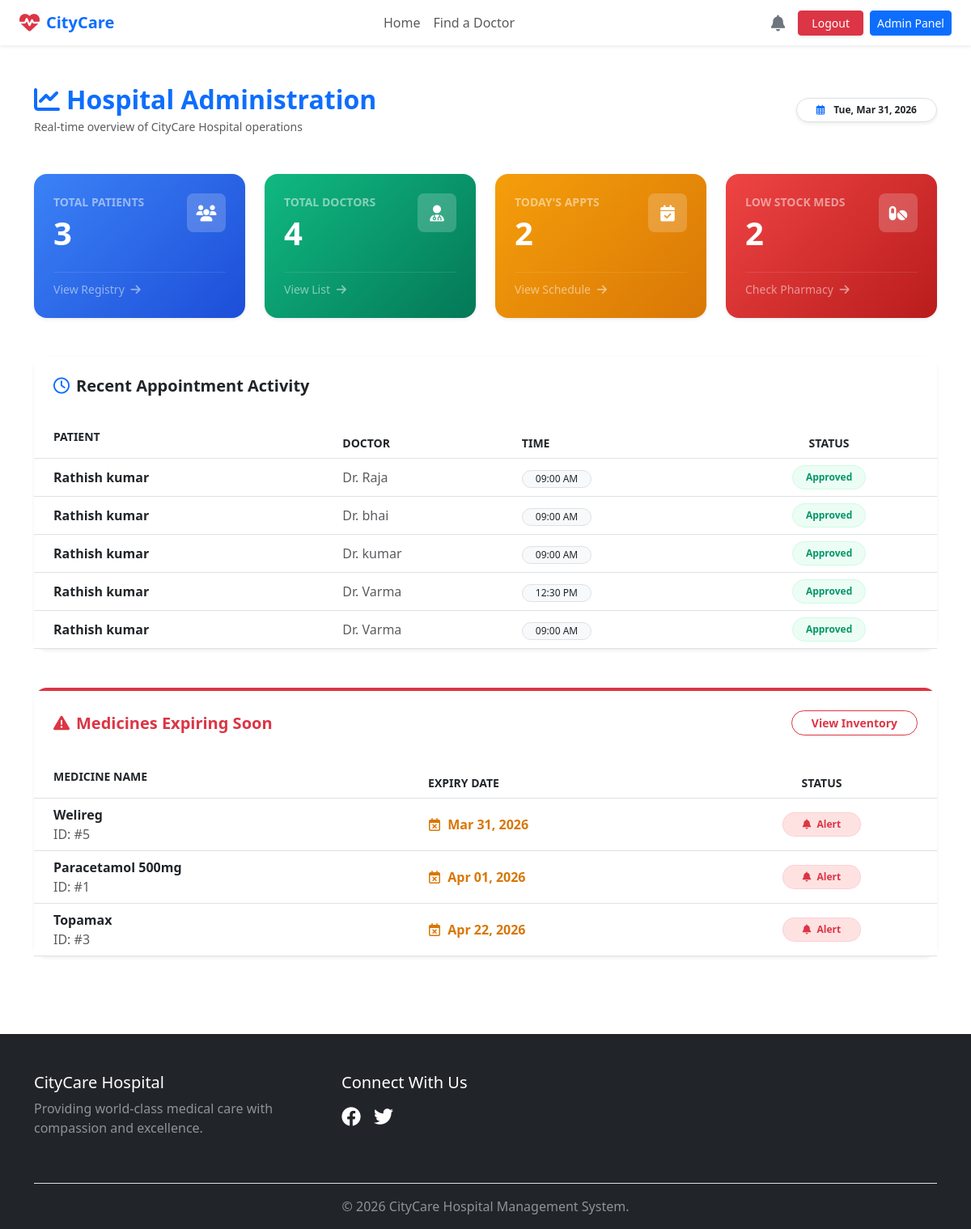
/dashboard/admin-panel/ (signed in), run on the app's committed database.
### appointments/models.py (models this page shows, shortened)
class Appointment(models.Model):
    objects = None
    STATUS_CHOICES = [
        ('Pending', 'Pending'),
        ('Approved', 'Approved'),
        ('Completed', 'Completed'),
        ('Cancelled', 'Cancelled'),
    ]
    patient = models.ForeignKey(Patient, on_delete=models.CASCADE, related_name='appointments')
    doctor = models.ForeignKey(Doctor, on_delete=models.CASCADE, related_name='appointments')
    appointment_date = models.DateField()
    appointment_time = models.TimeField()
    status = models.CharField(max_length=20, choices=STATUS_CHOICES, default='Pending')
    symptoms = models.TextField(blank=True, help_text="Brief description of the problem")
    created_at = models.DateTimeField(auto_now_add=True)

### patients/models.py (models this page shows, shortened)
class Patient(models.Model):
    user = models.OneToOneField(settings.AUTH_USER_MODEL, on_delete=models.CASCADE, related_name='patient_profile')
    date_of_birth = models.DateField(null=True, blank=True)
    blood_group = models.CharField(max_length=10, blank=True)
    medical_history = models.TextField(blank=True, help_text="Past illnesses, allergies, etc.")
    contact_number = models.CharField(max_length=15, blank=True)
    address = models.TextField(blank=True)
    profile_picture = models.ImageField(upload_to='profile_pics/patients/', null=True, blank=True)

### accounts/models.py (models this page shows, shortened)
class CustomUser(AbstractUser):
    is_admin = models.BooleanField(default=False)
    is_doctor = models.BooleanField(default=False)
    is_patient = models.BooleanField(default=False)

### doctors/models.py (models this page shows, shortened)
class Doctor(models.Model):
    objects = None
    user = models.OneToOneField(settings.AUTH_USER_MODEL, on_delete=models.CASCADE)
    department = models.ForeignKey(Department, on_delete=models.SET_NULL, null=True, related_name='doctors')
    specialization = models.CharField(max_length=150)
    profile_picture = models.ImageField(upload_to='profile_pics/doctors/', null=True, blank=True)
    available_days = models.CharField(max_length=100, help_text="e.g., Mon, Wed, Fri")

### pharmacy/models.py (models this page shows, shortened)
class PharmacyInventory(models.Model):
    medicine = models.ForeignKey(Medicine, on_delete=models.CASCADE, related_name='inventory')
    stock_quantity = models.PositiveIntegerField(default=0)
    expiry_date = models.DateField()
    last_updated = models.DateTimeField(auto_now=True)

class Medicine(models.Model):
    name = models.CharField(max_length=150, unique=True)
    description = models.TextField(blank=True)
    price = models.DecimalField(max_digits=8, decimal_places=2)
    manufacturer = models.CharField(max_length=150, blank=True)

### dashboard/views.py (the view)
# urls.py: path('admin-panel/', views.admin_dashboard, name='admin_dashboard'),
@login_required
def admin_dashboard(request):
    if not (request.user.is_superuser or request.user.is_staff):
        return redirect('home')
    total_patients = Patient.objects.count()
    total_doctors = Doctor.objects.count()
    today = timezone.now().date()
    thirty_days_from_now = today + timezone.timedelta(days=30)
    appointments_today = Appointment.objects.filter(appointment_date=today).count()
    pending_count = Appointment.objects.filter(status='Pending').count()
    recent_appointments = Appointment.objects.all().order_by('-created_at')[:5]
    low_stock_medicines = PharmacyInventory.objects.filter(stock_quantity__lt=10).count()
    expiring_medicines = PharmacyInventory.objects.filter(
        expiry_date__lte=thirty_days_from_now,
        expiry_date__gte=today
    ).order_by('expiry_date')[:5]
    context = {
        'total_patients': total_patients,
        'total_doctors': total_doctors,
        'appointments_today': appointments_today,
        'pending_count': pending_count,
        'recent_appointments': recent_appointments,
        'low_stock_medicines': low_stock_medicines,
        'expiring_medicines': expiring_medicines,
        'today': today,
    }
    return render(request, 'dashboard/admin.html', context)

### dashboard/context_processors.py (called while the page is built)
def user_notifications(request):
    if request.user.is_authenticated:
        unread_notifications = Notification.objects.filter(user=request.user, is_read=False).order_by('-created_at')
        return {
            'notifications': unread_notifications,
            'unread_count': unread_notifications.count()
        }
    return {'notifications': [], 'unread_count': 0}

### templates/dashboard/admin.html (shortened to what this page needs)
{% extends 'base.html' %}
{% block content %}
<div class="container py-5">
    <div class="d-flex justify-content-between align-items-center mb-5">
        <div>
            <h2 class="fw-bold text-primary mb-1">
                <i class="fas fa-chart-line me-2"></i>Hospital Administration
            </h2>
            <p class="text-muted mb-0 small">Real-time overview of CityCare Hospital operations</p>
        </div>
        <div class="text-end">
            <span class="badge bg-white text-dark border rounded-pill px-4 py-2 shadow-sm">
                <i class="far fa-calendar-alt me-2 text-primary"></i> {% now "D, M d, Y" %}
            </span>
        </div>
    </div>
    <div class="row g-4 mb-5">
        <div class="col-xl-3 col-md-6">
            <div class="card border-0 shadow-sm rounded-4 h-100 stat-card bg-gradient-blue text-white">
                <div class="card-body p-4">
                    <div class="d-flex justify-content-between align-items-start">
                        <div>
                            <p class="small text-white-50 mb-1 fw-bold text-uppercase">Total Patients</p>
                            <h2 class="display-6 fw-bold mb-0">{{ total_patients }}</h2>
                        </div>
                        <div class="icon-shape bg-white-20 rounded-3">
                            <i class="fas fa-users fa-lg"></i>
                        </div>
                    </div>
                    <div class="mt-4 pt-2 border-top border-white border-opacity-10">
                        <a href="{% url 'admin_patient_list' %}" class="stretched-link text-white-50 text-decoration-none small hover-white">
                            View Registry <i class="fas fa-arrow-right ms-1"></i>
                        </a>
                    </div>
                </div>
            </div>
        </div>
        <div class="col-xl-3 col-md-6">
            <div class="card border-0 shadow-sm rounded-4 h-100 stat-card bg-gradient-green text-white">
                <div class="card-body p-4">
                    <div class="d-flex justify-content-between align-items-start">
                        <div>
                            <p class="small text-white-50 mb-1 fw-bold text-uppercase">Total Doctors</p>
                            <h2 class="display-6 fw-bold mb-0">{{ total_doctors }}</h2>
                        </div>
                        <div class="icon-shape bg-white-20 rounded-3">
                            <i class="fas fa-user-md fa-lg"></i>
                        </div>
                    </div>
                    <div class="mt-4 pt-2 border-top border-white border-opacity-10">
                        <a href="{% url 'admin_doctor_list' %}" class="stretched-link text-white-50 text-decoration-none small hover-white">
                            View List <i class="fas fa-arrow-right ms-1"></i>
                        </a>
                    </div>
                </div>
            </div>
        </div>
        <div class="col-xl-3 col-md-6">
            <div class="card border-0 shadow-sm rounded-4 h-100 stat-card bg-gradient-orange text-white {% if pending_count > 0 %}pulse-orange{% endif %}">
                <div class="card-body p-4">
                    <div class="d-flex justify-content-between align-items-start">
                        <div>
                            <p class="small text-white-50 mb-1 fw-bold text-uppercase">Today's Appts</p>
                            <h2 class="display-6 fw-bold mb-0">
                                {{ appointments_today }}
                            </h2>
                        </div>
                        <div class="icon-shape bg-white-20 rounded-3">
                            <i class="fas fa-calendar-check fa-lg"></i>
                        </div>
                    </div>
                    <div class="mt-4 pt-2 border-top border-white border-opacity-10">
                        <a href="{% url 'admin_appointment_list' %}" class="stretched-link text-white-50 text-decoration-none small hover-white">
                            View Schedule <i class="fas fa-arrow-right ms-1"></i>
                        </a>
                    </div>
                </div>
            </div>
        </div>
        <div class="col-xl-3 col-md-6">
            <div class="card border-0 shadow-sm rounded-4 h-100 stat-card bg-gradient-red text-white">
                <div class="card-body p-4">
                    <div class="d-flex justify-content-between align-items-start">
                        <div>
                            <p class="small text-white-50 mb-1 fw-bold text-uppercase">Low Stock Meds</p>
                            <h2 class="display-6 fw-bold mb-0">{{ low_stock_medicines|default:"0" }}</h2>
                        </div>
                        <div class="icon-shape bg-white-20 rounded-3">
                            <i class="fas fa-pills fa-lg"></i>
                        </div>
                    </div>
                    <div class="mt-4 pt-2 border-top border-white border-opacity-10">
                        <a href="{% url 'admin_pharmacy_list' %}" class="stretched-link text-white-50 text-decoration-none small hover-white">
                            Check Pharmacy <i class="fas fa-arrow-right ms-1"></i>
                        </a>
                    </div>
                </div>
            </div>
        </div>
    </div>
    <div class="card border-0 shadow-sm rounded-4 mb-5">
        <div class="card-header bg-white border-0 pt-4 px-4">
            <h5 class="fw-bold mb-0 text-dark">
                <i class="far fa-clock me-2 text-primary"></i>Recent Appointment Activity
            </h5>
        </div>
        <div class="card-body px-0 pb-0">
            <div class="table-responsive">
                <table class="table table-hover align-middle mb-0">
                    <thead class="bg-light small text-uppercase text-muted">
                        <tr>
                            <th class="ps-4 py-3">Patient</th>
                            <th>Doctor</th>
                            <th>Time</th>
                            <th class="text-center">Status</th>
                        </tr>
                    </thead>
                    <tbody>
                        {% for appt in recent_appointments %}
                        <tr>
                            <td class="ps-4 fw-bold text-dark">{{ appt.patient.user.get_full_name }}</td>
                            <td class="text-muted">Dr. {{ appt.doctor.user.last_name }}</td>
                            <td><span class="badge bg-light text-dark border rounded-pill px-3 fw-normal">{{ appt.appointment_time|time:"h:i A" }}</span></td>
                            <td class="text-center">
                                <span class="badge rounded-pill px-3 py-2
                                    {% if appt.status == 'Approved' %}bg-success-soft text-success
                                    {% elif appt.status == 'Pending' %}bg-warning-soft text-warning
                                    {% else %}bg-info-soft text-info{% endif %}">
                                    {{ appt.status }}
                                </span>
                            </td>
                        </tr>
                        {% empty %}
                        <tr>
                            <td colspan="4" class="text-center py-5 text-muted small">No recent activity found.</td>
                        </tr>
                        {% endfor %}
                    </tbody>
                </table>
            </div>
        </div>
    </div>
    <div class="card border-0 shadow-sm rounded-4 border-top border-4 border-danger">
        <div class="card-header bg-white border-0 pt-4 px-4 d-flex justify-content-between align-items-center">
            <h5 class="fw-bold mb-0 text-danger">
                <i class="fas fa-exclamation-triangle me-2"></i>Medicines Expiring Soon
            </h5>
            <a href="{% url 'admin_pharmacy_list' %}" class="btn btn-sm btn-outline-danger rounded-pill px-4 fw-bold">View Inventory</a>
        </div>
        <div class="card-body px-0 pb-0">
            <div class="table-responsive">
                <table class="table table-hover align-middle mb-0">
                    <thead class="bg-light small text-uppercase text-muted">
                        <tr>
                            <th class="ps-4 py-3">Medicine Name</th>
                            <th>Expiry Date</th>
                            <th class="text-center">Status</th>
                        </tr>
                    </thead>
                    <tbody>
                        {% for med in expiring_medicines %}
                        <tr>
    <td class="ps-4">
        <div class="fw-bold text-dark">{{ med.medicine.name }}</div>
        <div class="text-muted extra-small">ID: #{{ med.id }}</div>
    </td>
                            <td class="{% if med.expiry_date < today %}text-danger fw-bold{% else %}text-warning fw-bold{% endif %}">
                                <i class="far fa-calendar-times me-1"></i> {{ med.expiry_date|date:"M d, Y" }}
                            </td>
                            <td class="text-center">
                                <span class="badge bg-danger-soft text-danger px-4 py-2 rounded-pill border border-danger border-opacity-10">
                                    <i class="fas fa-bell me-1"></i> Alert
                                </span>
                            </td>
                        </tr>
                        {% endfor %}
                    </tbody>
                </table>
            </div>
        </div>
    </div>
</div>
{% endblock %}

### static/css/style.css (style rules this page uses)
.bg-gradient-blue { background: linear-gradient(135deg, #0d6efd 0%, #004494 100%); }
.bg-gradient-green { background: linear-gradient(135deg, #198754 0%, #0f5132 100%); }
.bg-gradient-orange { background: linear-gradient(135deg, #f59e0b 0%, #d97706 100%); }
.bg-gradient-red { background: linear-gradient(135deg, #dc3545 0%, #a71d2a 100%); }
.icon-shape { width: 48px; height: 48px; display: flex; align-items: center; justify-content: center; transition: all 0.3s ease; }
.bg-white-20 { background-color: rgba(255, 255, 255, 0.2) !important; backdrop-filter: blur(4px); }
.stat-card { transition: transform 0.3s cubic-bezier(0.175, 0.885, 0.32, 1.275), box-shadow 0.3s ease; border: none !important; }
.bg-danger-soft { background-color: #fee2e2 !important; color: #dc3545 !important; border: 1px solid #fecaca; }
.bg-success-soft { background-color: #ecfdf5 !important; color: #059669 !important; border: 1px solid #d1fae5; }

### templates/dashboard/admin.html (style rules this page uses)
.bg-danger-soft { background-color: #fee2e2 !important; color: #dc3545 !important; }
.bg-success-soft { background-color: #ecfdf5 !important; color: #059669 !important; }
.text-warning { color: #d97706 !important; }
.bg-gradient-blue { background: linear-gradient(135deg, #3b82f6 0%, #1d4ed8 100%); }
.bg-gradient-green { background: linear-gradient(135deg, #10b981 0%, #047857 100%); }
.bg-gradient-orange { background: linear-gradient(135deg, #f59e0b 0%, #d97706 100%); }
.bg-gradient-red { background: linear-gradient(135deg, #ef4444 0%, #b91c1c 100%); }
.bg-white-20 { background-color: rgba(255, 255, 255, 0.2); }
.icon-shape { width: 48px; height: 48px; display: flex; align-items: center; justify-content: center; }

### data on the page
Appointment: patient.user.get_full_name "Rathish kumar", doctor.user.last_name "Raja", appointment_time "09:00 AM", status "Approved"
Appointment: patient.user.get_full_name "Rathish kumar", doctor.user.last_name "bhai", appointment_time "09:00 AM", status "Approved"
Appointment: patient.user.get_full_name "Rathish kumar", doctor.user.last_name "kumar", appointment_time "09:00 AM", status "Approved"
Appointment: patient.user.get_full_name "Rathish kumar", doctor.user.last_name "Varma", appointment_time "12:30 PM", status "Approved"
Appointment: patient.user.get_full_name "Rathish kumar", doctor.user.last_name "Varma", appointment_time "09:00 AM", status "Approved"
PharmacyInventory: medicine.name "Welireg", id "5", expiry_date "Mar 31, 2026"
PharmacyInventory: medicine.name "Paracetamol 500mg", id "1", expiry_date "Apr 01, 2026"
PharmacyInventory: medicine.name "Topamax", id "3", expiry_date "Apr 22, 2026"

### other printed values
{{ total_patients }} "3"
{{ total_doctors }} "4"
{{ appointments_today }} "2"
{{ low_stock_medicines|default:"0" }} "2"
